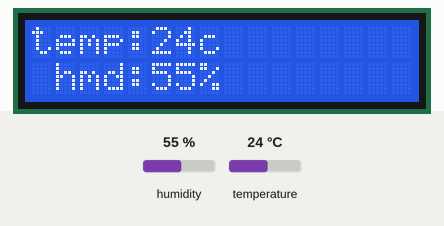
A sketch run on a simulated ESP32. Parts: 16×2 character LCD. The test bench sets the inputs (shaded band); at power-on: humidity 55 %, temperature 24 °C. What the sketch prints to the serial monitor is not drawn.

Above: at 5.2 s.
5.3 s: humidity set to 22 %
At 8.7 s:
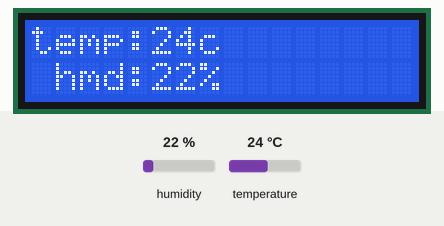
12.9 s: temperature set to 12 °C
At 14.6 s:
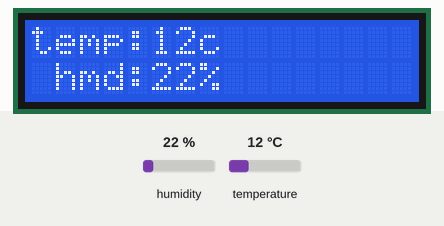
16.9 s: humidity set to 40 %
At 20.6 s:
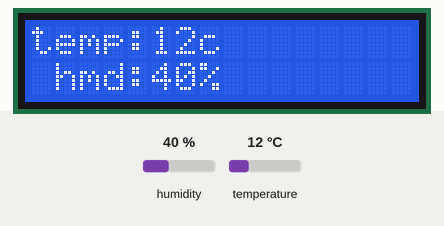
23.0 s: temperature set to 19 °C
At 26.6 s:
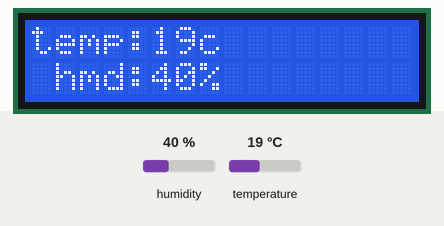
Timing chart, 0 to 28.1 s (numbered marks = the images above; inputs shaded):
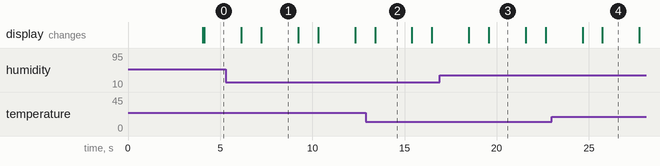

The sketch:

lcd_sensor_display.ino
```cpp
#include <Adafruit_AHTX0.h>
#include <Wire.h>
#include <LiquidCrystal.h>
#include <stdio.h>
#include <stdlib.h>
#include <math.h>

Adafruit_AHTX0 aht;
#define SCL_PIN 18
#define SDA_PIN 21

const int rs = 12, en = 11, d4 = 5, d5 = 4, d6 = 3, d7 = 2;
LiquidCrystal lcd(rs, en, d4, d5, d6, d7);

// 温度、湿度、2つの文字列を含む構造体
typedef struct {
    float temperature;   // 温度
    float humidity;      // 湿度
    char text1[50];      // 1つ目の文字列（最大50文字）
    char text2[50];      // 2つ目の文字列（最大50文字）
} SensorData;

void setup_lcd()
{
  // set up the LCD's number of columns and rows:
  lcd.begin(16, 2);
  // Print a message to the LCD.
  lcd.print("hello,");
  lcd.setCursor(0, 1);
  lcd.print("world!");
}

void setup_censors()
{
  Wire.begin(SDA_PIN, SCL_PIN);

  Serial.println("I²C 初期化完了");
  if (!aht.begin()) {
    Serial.println("AHT21の初期化に失敗しました！");
    while (1); // 初期化失敗時は無限ループ
  }
  Serial.println("AHT21の初期化完了");
}

void setup() {
  Serial.begin(115200);
  delay(4000); // シリアルモニタの準備待ち
  setup_censors();
  setup_lcd();
}

void get_datas(SensorData *datas)
{
  sensors_event_t humidity, temp;

  aht.getEvent(&humidity, &temp); // AHT21から湿度と温度の取得

  // 温度と湿度を構造体に入れる。
  datas->temperature = temp.temperature;
  datas->humidity = humidity.relative_humidity;
}

void format_datas(SensorData *datas)
{
  sprintf(datas->text1, "temp:%dc", (int)round(datas->temperature));
  sprintf(datas->text2, " hmd:%d%%", (int)round(datas->humidity));
}

void print2lines(const char* text1, const char* text2)
{
    lcd.setCursor(0, 0); // 1行目に移動
    lcd.print(text1); // 1行目の文字列を表示
    lcd.setCursor(0, 1); // 2行目に移動
    lcd.print(text2); // 2行目の文字列を表示
    delay(2000);
    lcd.clear();  // LCDの内容をクリア
}

void displaySensorData(SensorData data) {
  print2lines(data.text1, data.text2);
}

void loop() {
  SensorData *datas = (SensorData *)malloc(sizeof(SensorData)); // メモリ確保
  if (datas == NULL) {
      Serial.println("メモリ確保失敗");
      return;
  };
  get_datas(datas);
  format_datas(datas);
  displaySensorData(*datas);
  free(datas);
  delay(1000); // 1秒待機
}
```

Measured:
- after the input at 5.3 s, the display: first differs from a run without the input after 1.9 s (image 1)
- after the input at 12.9 s, the display: changes after 0.50 s (image 2)
- after the input at 16.9 s, the display: first differs from a run without the input after 2.7 s (image 3)
- after the input at 23.0 s, the display: first differs from a run without the input after 2.7 s (image 4)
- what the display in image 1 shows lasts 2.0 s, from 7.2 s to 9.2 s
